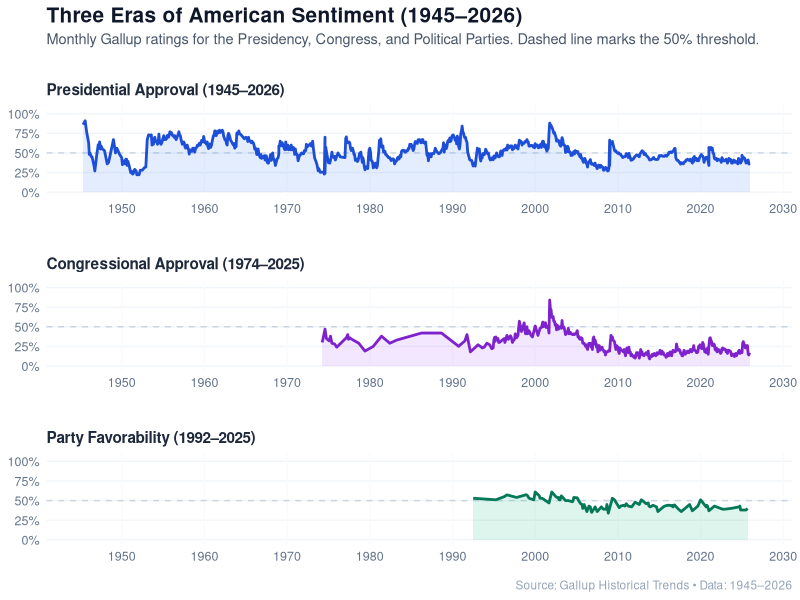

Reproduce this figure in R.
## ---- chunk 1
#| message: false
#| echo: false
#| fig-height: 8.2
#| fig-width: 10.5
#| dpi: 300

library(tidyverse)

# Load monthly datasets
monthly_data <- read_csv("data/presidential_approval_by_month.csv", show_col_types = FALSE) |>
  arrange(year_month) |>
  mutate(series = "Presidential Approval (1945–2026)", value = approval)

congress_data <- read_csv("data/congressional_approval_by_month.csv", show_col_types = FALSE) |>
  arrange(year_month) |>
  mutate(series = "Congressional Approval (1974–2025)", value = approval)

party_data <- read_csv("data/party_favorability_by_month.csv", show_col_types = FALSE) |>
  arrange(year_month) |>
  mutate(series = "Party Favorability (1992–2025)", value = favorability)

# Combine into stacked series
combined <- bind_rows(monthly_data, congress_data, party_data) |>
  mutate(series = factor(series, levels = c(
    "Presidential Approval (1945–2026)",
    "Congressional Approval (1974–2025)",
    "Party Favorability (1992–2025)"
  )))

ggplot(combined, aes(x = year_month, y = value)) +
  geom_hline(yintercept = 50, linetype = "dashed", color = "#CBD5E1", linewidth = 0.5) +
  geom_area(aes(fill = series), alpha = 0.14) +
  geom_line(aes(color = series), linewidth = 0.95) +
  facet_wrap(~series, ncol = 1, scales = "free_x") +
  scale_color_manual(values = c(
    "Presidential Approval (1945–2026)" = "#1D4ED8",
    "Congressional Approval (1974–2025)" = "#7E22CE",
    "Party Favorability (1992–2025)" = "#047857"
  )) +
  scale_fill_manual(values = c(
    "Presidential Approval (1945–2026)" = "#3B82F6",
    "Congressional Approval (1974–2025)" = "#A855F7",
    "Party Favorability (1992–2025)" = "#10B981"
  )) +
  scale_y_continuous(
    limits = c(0, 105),
    breaks = seq(0, 100, by = 25),
    labels = \(y) paste0(y, "%")
  ) +
  scale_x_date(
    limits = c(as.Date("1945-01-01"), as.Date("2026-12-31")),
    date_breaks = "10 years",
    date_labels = "%Y"
  ) +
  labs(
    title = "Three Eras of American Sentiment (1945–2026)",
    subtitle = "Monthly Gallup ratings for the Presidency, Congress, and Political Parties. Dashed line marks the 50% threshold.",
    caption = "Source: Gallup Historical Trends • Data: 1945–2026",
    x = NULL,
    y = NULL
  ) +
  theme_minimal(base_size = 11) +
  theme(
    legend.position = "none",
    plot.title = element_text(face = "bold", size = 15, color = "#0F172A", margin = margin(b = 4)),
    plot.subtitle = element_text(size = 10.5, color = "#475569", margin = margin(b = 16)),
    plot.caption = element_text(size = 8.5, color = "#94A3B8", margin = margin(t = 12)),
    strip.text = element_text(face = "bold", size = 11, color = "#1E293B", hjust = 0, margin = margin(b = 6, t = 8)),
    panel.grid.major.y = element_line(color = "#F1F5F9", linewidth = 0.5),
    panel.grid.minor = element_blank(),
    panel.grid.major.x = element_line(color = "#F8FAFC", linewidth = 0.4),
    axis.text = element_text(color = "#64748B", size = 9),
    panel.spacing = unit(1.4, "lines")
  )
